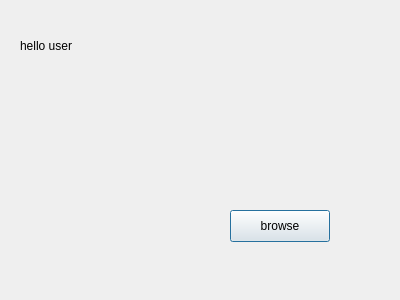
<?xml version="1.0" encoding="UTF-8"?>
<ui version="4.0">
 <class>userActions</class>
 <widget class="QDialog" name="userActions">
  <property name="geometry">
   <rect>
    <x>0</x>
    <y>0</y>
    <width>400</width>
    <height>300</height>
   </rect>
  </property>
  <property name="windowTitle">
   <string>Dialog</string>
  </property>
  <widget class="QPushButton" name="pushButton">
   <property name="geometry">
    <rect>
     <x>230</x>
     <y>210</y>
     <width>100</width>
     <height>32</height>
    </rect>
   </property>
   <property name="text">
    <string>browse</string>
   </property>
  </widget>
  <widget class="QLabel" name="label">
   <property name="geometry">
    <rect>
     <x>20</x>
     <y>30</y>
     <width>151</width>
     <height>31</height>
    </rect>
   </property>
   <property name="text">
    <string>hello user</string>
   </property>
  </widget>
 </widget>
 <resources/>
 <connections/>
</ui>
